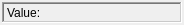
<?xml version="1.0" encoding="UTF-8"?>
<ui version="4.0">
 <class>ValueWidget</class>
 <widget class="QWidget" name="ValueWidget">
  <property name="geometry">
   <rect>
    <x>0</x>
    <y>0</y>
    <width>184</width>
    <height>25</height>
   </rect>
  </property>
  <property name="windowTitle">
   <string>Form</string>
  </property>
  <layout class="QHBoxLayout" name="horizontalLayout">
   <property name="spacing">
    <number>4</number>
   </property>
   <property name="leftMargin">
    <number>2</number>
   </property>
   <property name="topMargin">
    <number>2</number>
   </property>
   <property name="rightMargin">
    <number>2</number>
   </property>
   <property name="bottomMargin">
    <number>2</number>
   </property>
   <item>
    <widget class="QLabel" name="labelVal">
     <property name="minimumSize">
      <size>
       <width>125</width>
       <height>0</height>
      </size>
     </property>
     <property name="frameShape">
      <enum>QFrame::WinPanel</enum>
     </property>
     <property name="frameShadow">
      <enum>QFrame::Sunken</enum>
     </property>
     <property name="text">
      <string>Value: </string>
     </property>
    </widget>
   </item>
  </layout>
 </widget>
 <resources/>
 <connections/>
</ui>
